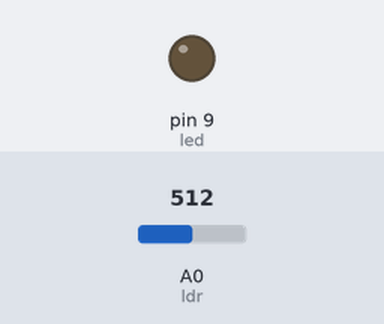
Bench run of a sketch on a simulated Arduino Uno, built with avr-gcc and run on an emulated ATmega328P. Shown: output pins drawn as LEDs (lit = HIGH). The test bench sets the inputs (shaded band); at power-on: A0 (ldr) = 512.

Above: at 1.2 s.
1.3 s: A0 (ldr) set to 589
2.8 s: A0 (ldr) set to 611
At 3.4 s:
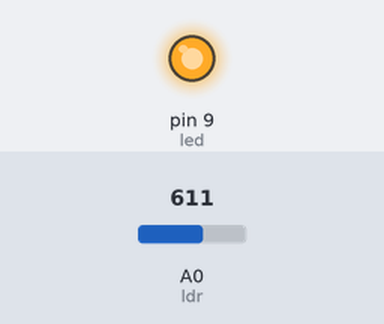
4.3 s: A0 (ldr) set to 590
At 5.6 s:
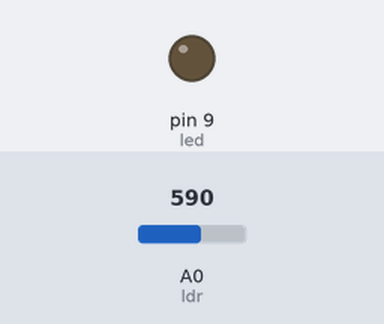
5.9 s: A0 (ldr) set to 610
At 7.1 s:
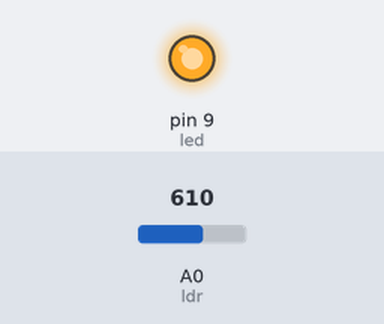
Timing chart, 0 to 8.5 s (numbered marks = the images above; inputs shaded):
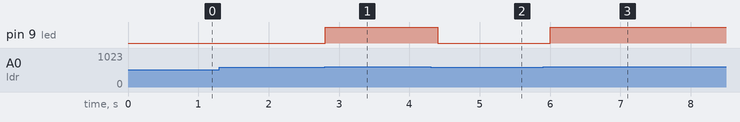

The sketch:

code.ino
```cpp
//.................Automatic Night Light by CIRQTRONIX.................

#define led 9
#define ldr A0

int threshold = 600; //keep this between 400 and 1000

void setup()
{
  pinMode(led,OUTPUT);
}

void loop()
{
  int val = analogRead(ldr);
  if(val > threshold)
  {
    digitalWrite(led,HIGH);
  }
  else
  {
    digitalWrite(led,LOW);
  }
  delay(200);
}
```

Measured:
- the behaviour switches between 600 and 601 on A0 (ldr) (found by bisection; images 0 and 1)
- after the input at 1.3 s, every drawn part: stays the same
- after the input at 2.8 s, pin 9 (led): LOW → HIGH at once
- after the input at 4.3 s, pin 9 (led): HIGH → LOW after 0.10 s
- after the input at 5.9 s, pin 9 (led): LOW → HIGH after 0.10 s
